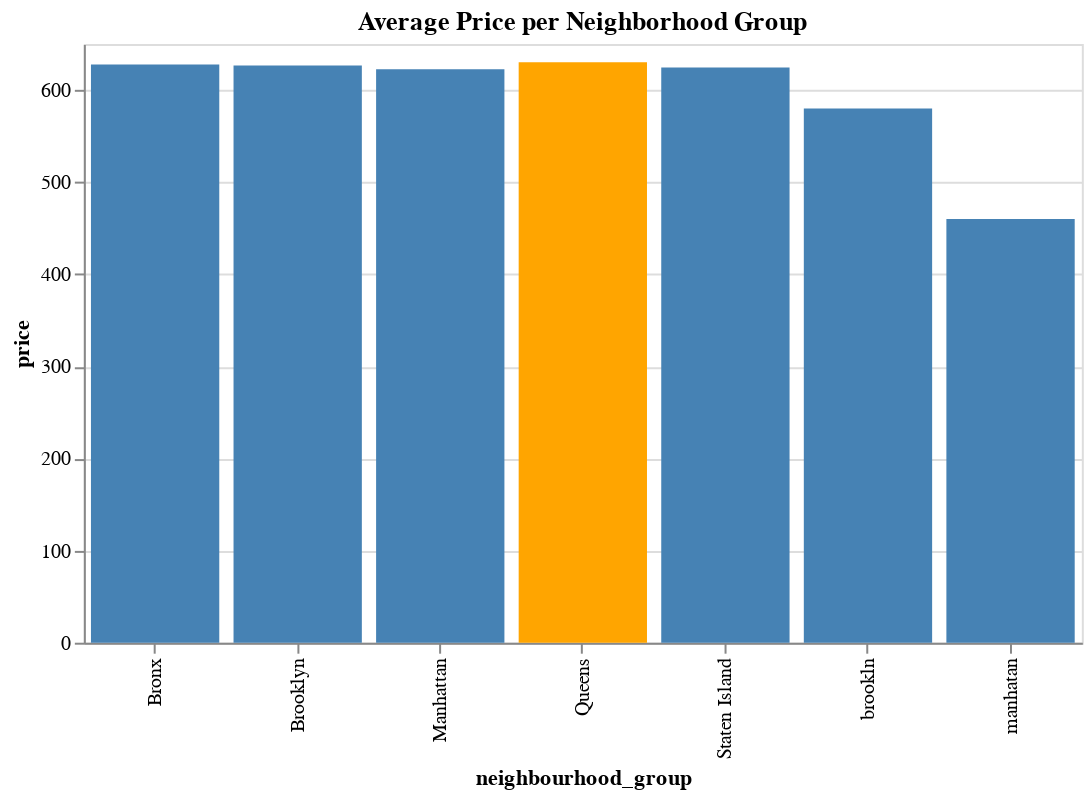

The cell this chart's notebook holds for it:
### Code cell
# Create a chart to highlight the most expensive neighbourhood

import altair as alt
# Calculate the average price per neighborhood group
average_prices = df_unique_neighbourhood_group.groupby('neighbourhood_group')['price'].mean().reset_index()

# Identify the most expensive neighborhood
most_expensive_neighborhood = average_prices.loc[average_prices['price'].idxmax(), 'neighbourhood_group']

# Create the bar chart using Altair
bar_chart = alt.Chart(average_prices).mark_bar().encode(
    x='neighbourhood_group',
    y='price',
    color=alt.condition(
        alt.datum.neighbourhood_group == most_expensive_neighborhood,
        alt.value('orange'),   # Highlighted color for the most expensive neighborhood
        alt.value('steelblue')  # Default color for other neighborhoods
    )
).properties(
    title='Average Price per Neighborhood Group',
    width=500,
    height=300
)

# Display the chart using the Altair viewer
display(bar_chart)

### Figure 1 — Vega-Lite specification as saved in the notebook (floating-point values rounded to 4 significant figures)
{"config": {"view": {"continuousWidth": 300, "continuousHeight": 300}}, "data": {"name": "data-1e1f9515a4850e1255429a6edebff981"}, "mark": {"type": "bar"}, "encoding": {"color": {"condition": {"test": "(datum.neighbourhood_group === 'Queens')", "value": "orange"}, "value": "steelblue"}, "x": {"field": "neighbourhood_group", "type": "nominal"}, "y": {"field": "price", "type": "quantitative"}}, "height": 300, "title": "Average Price per Neighborhood Group", "width": 500, "$schema": "https://vega.github.io/schema/vega-lite/v5.8.0.json", "datasets": {"data-1e1f9515a4850e1255429a6edebff981": [{"neighbourhood_group": "Bronx", "price": 627.8}, {"neighbourhood_group": "Brooklyn", "price": 626.6}, {"neighbourhood_group": "Manhattan", "price": 622.4}, {"neighbourhood_group": "Queens", "price": 630.2}, {"neighbourhood_group": "Staten Island", "price": 624.5}, {"neighbourhood_group": "brookln", "price": 580.0}, {"neighbourhood_group": "manhatan", "price": 460.0}]}}
